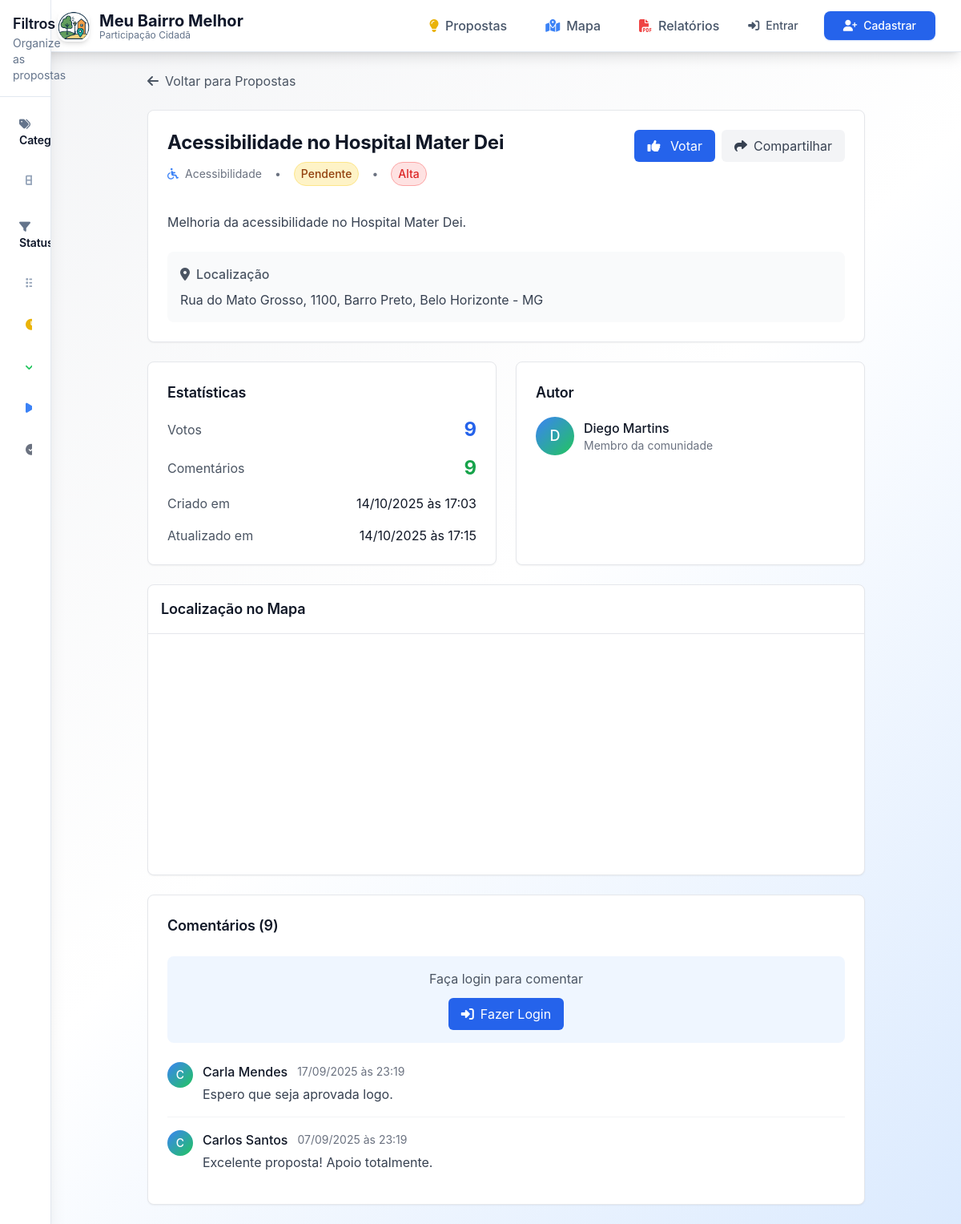
The page /proposta/39 on the database as committed earlier.
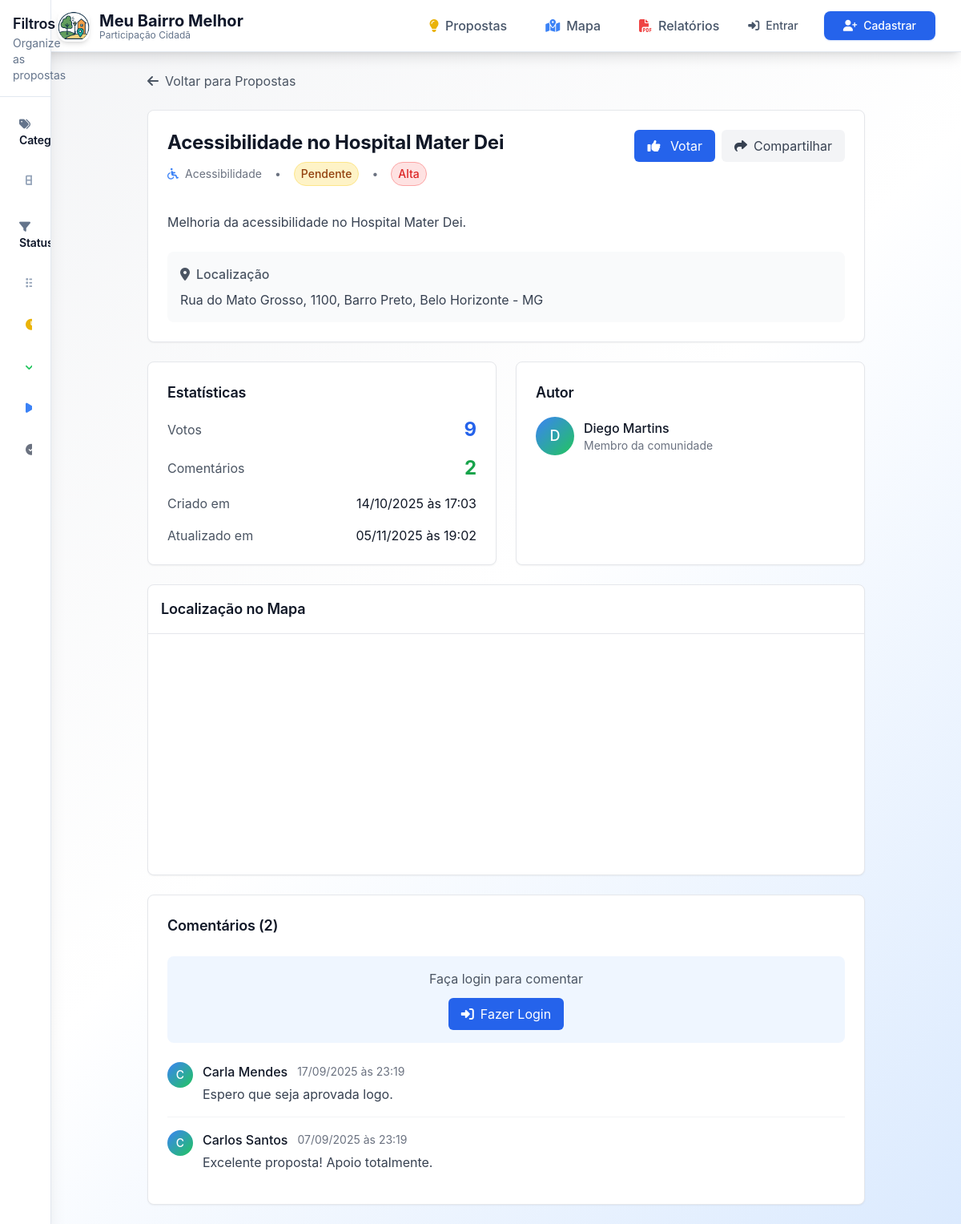
The same page on the database as committed later.
### app.py (models this page shows, shortened)
class Proposal(db.Model):
    id = db.Column(db.Integer, primary_key=True)
    title = db.Column(db.String(200), nullable=False)
    description = db.Column(db.Text, nullable=False)
    category = db.Column(db.String(50), db.ForeignKey('category.id'), nullable=False)
    latitude = db.Column(db.Float, nullable=False)
    longitude = db.Column(db.Float, nullable=False)
    address = db.Column(db.String(300), nullable=False)
    status = db.Column(db.String(20), default='pending')
    priority = db.Column(db.String(10), default='medium')
    votes_count = db.Column(db.Integer, default=0)
    comments_count = db.Column(db.Integer, default=0)
    author_id = db.Column(db.Integer, db.ForeignKey('user.id'), nullable=False)
    created_at = db.Column(db.DateTime, default=datetime.utcnow)
    updated_at = db.Column(db.DateTime, default=datetime.utcnow, onupdate=datetime.utcnow)
    author = db.relationship('User', backref='proposals')
    category_obj = db.relationship('Category', backref='proposals')

class Category(db.Model):
    id = db.Column(db.String(50), primary_key=True)
    name = db.Column(db.String(100), nullable=False)
    icon = db.Column(db.String(50))
    color = db.Column(db.String(7))

class User(UserMixin, db.Model):
    id = db.Column(db.Integer, primary_key=True)
    email = db.Column(db.String(120), unique=True, nullable=False)
    name = db.Column(db.String(100), nullable=False)
    password_hash = db.Column(db.String(128))
    created_at = db.Column(db.DateTime, default=datetime.utcnow)
    nome_completo = db.Column(db.String(200))
    cpf = db.Column(db.String(14))
    telefone = db.Column(db.String(20))
    endereco = db.Column(db.Text)
    cep = db.Column(db.String(10))
    data_nascimento = db.Column(db.Date)

class Comment(db.Model):
    id = db.Column(db.Integer, primary_key=True)
    proposal_id = db.Column(db.Integer, db.ForeignKey('proposal.id'), nullable=False)
    user_id = db.Column(db.Integer, db.ForeignKey('user.id'), nullable=False)
    content = db.Column(db.Text, nullable=False)
    created_at = db.Column(db.DateTime, default=datetime.utcnow)
    updated_at = db.Column(db.DateTime, default=datetime.utcnow, onupdate=datetime.utcnow)
    user = db.relationship('User', backref='comments', lazy='joined')
    proposal = db.relationship('Proposal', backref='comments')
    @property
    def author_name(self):
        try:
            if self.user:
                return self.user.name if self.user.name else 'Usuário Anônimo'
            return 'Usuário Anônimo'
        except Exception:
            return 'Usuário Anônimo'

### app.py (the view)
@app.route('/proposta/<int:id>')
def proposta_detalhes(id):
    proposal = Proposal.query.get_or_404(id)
    comments = Comment.query.filter_by(proposal_id=id).order_by(Comment.created_at.desc()).all()
    real_comments_count = Comment.query.filter_by(proposal_id=id).count()
    if proposal.comments_count != real_comments_count:
        proposal.comments_count = real_comments_count
        db.session.commit()
    user_voted = False
    if current_user.is_authenticated:
        vote = Vote.query.filter_by(
            proposal_id=id,
            user_id=current_user.id
        ).first()
        user_voted = vote is not None
    return render_template('proposta_detalhes.html',
                         proposal=proposal,
                         comments=comments,
                         user_voted=user_voted)

### templates/proposta_detalhes.html (shortened to what this page needs)
{% extends "base.html" %}
{% block content %}
<div class="max-w-4xl mx-auto space-y-6">
    <div>
        <a href="{{ url_for('index') }}" class="inline-flex items-center text-gray-600 hover:text-gray-900">
            <i class="fas fa-arrow-left mr-2"></i>Voltar para Propostas
        </a>
    </div>
    <div class="bg-white rounded-lg shadow-sm border border-gray-200 p-4 sm:p-6">
        <div class="flex flex-col sm:flex-row sm:items-start sm:justify-between mb-4 gap-4">
            <div class="flex-1 min-w-0">
                <h1 class="text-xl sm:text-2xl font-bold text-gray-900 mb-2 break-words">{{ proposal.title }}</h1>
                <div class="flex flex-wrap items-center gap-2 sm:gap-4 text-sm text-gray-500 mb-4">
                    <div class="flex items-center space-x-2">
                        <i class="fas fa-{{ proposal.category_obj.icon }}" style="color: {{ proposal.category_obj.color }}"></i>
                        <span>{{ proposal.category_obj.name }}</span>
                    </div>
                    <span class="hidden sm:inline">•</span>
                    <span class="status-{{ proposal.status }} px-2 py-1 rounded-full text-xs sm:text-sm">
                        {% if proposal.status == 'pending' %}Pendente
                        {% elif proposal.status == 'approved' %}Aprovado
                        {% elif proposal.status == 'in_progress' %}Em Andamento
                        {% elif proposal.status == 'completed' %}Concluído
                        {% elif proposal.status == 'rejected' %}Rejeitado
                        {% endif %}
                    </span>
                    <span class="hidden sm:inline">•</span>
                    <span class="priority-{{ proposal.priority }} px-2 py-1 rounded-full text-xs sm:text-sm">
                        {% if proposal.priority == 'low' %}Baixa
                        {% elif proposal.priority == 'medium' %}Média
                        {% elif proposal.priority == 'high' %}Alta
                        {% endif %}
                    </span>
                </div>
            </div>
            <div id="votes" class="flex items-center space-x-2 flex-shrink-0 w-full sm:w-auto">
                <button onclick="voteProposal({{ proposal.id }})"
                        id="voteButton"
                        class="flex-1 sm:flex-initial px-3 sm:px-4 py-2 rounded-md transition-colors text-sm sm:text-base {% if user_voted %}bg-green-600 hover:bg-green-700 text-white{% else %}bg-blue-600 hover:bg-blue-700 text-white{% endif %}">
                    <i class="fas fa-thumbs-up mr-2"></i>
                    <span id="voteText">{% if user_voted %}Desvotar{% else %}Votar{% endif %}</span>
                </button>
                <button onclick="shareProposal()" class="flex-1 sm:flex-initial px-3 sm:px-4 py-2 bg-gray-100 text-gray-700 rounded-md hover:bg-gray-200 transition-colors text-sm sm:text-base">
                    <i class="fas fa-share mr-2"></i><span class="hidden sm:inline">Compartilhar</span>
                </button>
            </div>
        </div>
        <div class="prose max-w-none">
            <p class="text-gray-700 leading-relaxed">{{ proposal.description }}</p>
        </div>
        <div class="mt-6 p-3 sm:p-4 bg-gray-50 rounded-lg">
            <div class="flex items-center text-gray-600 mb-2">
                <i class="fas fa-map-marker-alt mr-2"></i>
                <span class="font-medium text-sm sm:text-base">Localização</span>
            </div>
            <p class="text-gray-700 text-sm sm:text-base break-words">{{ proposal.address }}</p>
        </div>
    </div>
    <div class="grid grid-cols-1 md:grid-cols-2 gap-4 sm:gap-6">
        <div class="bg-white rounded-lg shadow-sm border border-gray-200 p-4 sm:p-6">
            <h3 class="text-base sm:text-lg font-semibold text-gray-900 mb-4">Estatísticas</h3>
            <div class="space-y-3 sm:space-y-4">
                <div class="flex items-center justify-between">
                    <span class="text-gray-600 text-sm sm:text-base">Votos</span>
                    <span class="text-xl sm:text-2xl font-bold text-blue-600" id="votesCount">{{ proposal.votes_count }}</span>
                </div>
                <div class="flex items-center justify-between">
                    <span class="text-gray-600 text-sm sm:text-base">Comentários</span>
                    <span class="text-xl sm:text-2xl font-bold text-green-600" id="commentsCount">{{ proposal.comments_count }}</span>
                </div>
                <div class="flex flex-col sm:flex-row sm:items-center sm:justify-between gap-1">
                    <span class="text-gray-600 text-sm sm:text-base">Criado em</span>
                    <span class="text-gray-900 text-sm sm:text-base">{{ proposal.created_at.strftime('%d/%m/%Y às %H:%M') }}</span>
                </div>
                <div class="flex flex-col sm:flex-row sm:items-center sm:justify-between gap-1">
                    <span class="text-gray-600 text-sm sm:text-base">Atualizado em</span>
                    <span class="text-gray-900 text-sm sm:text-base">{{ proposal.updated_at.strftime('%d/%m/%Y às %H:%M') }}</span>
                </div>
            </div>
        </div>
        <div class="bg-white rounded-lg shadow-sm border border-gray-200 p-4 sm:p-6">
            <h3 class="text-base sm:text-lg font-semibold text-gray-900 mb-4">Autor</h3>
            <div class="flex items-center space-x-3">
                <div class="w-10 h-10 sm:w-12 sm:h-12 bg-gradient-to-br from-blue-500 to-green-500 rounded-full flex items-center justify-center flex-shrink-0">
                    <span class="text-white text-base sm:text-lg font-medium">{{ proposal.author.name[0].upper() }}</span>
                </div>
                <div class="min-w-0">
                    <p class="font-medium text-gray-900 text-sm sm:text-base truncate">{{ proposal.author.name }}</p>
                    <p class="text-xs sm:text-sm text-gray-500">Membro da comunidade</p>
                </div>
            </div>
        </div>
    </div>
    <div class="bg-white rounded-lg shadow-sm border border-gray-200 overflow-hidden">
        <div class="p-3 sm:p-4 border-b border-gray-200">
            <h3 class="text-base sm:text-lg font-semibold text-gray-900">Localização no Mapa</h3>
        </div>
        <div id="proposalMap" style="height: 300px !important; min-height: 300px !important; width: 100% !important; position: relative !important; display: block !important; visibility: visible !important;"></div>
    </div>
    <div id="comments" class="bg-white rounded-lg shadow-sm border border-gray-200 p-4 sm:p-6">
        <div class="flex items-center justify-between mb-4 sm:mb-6">
            <h3 class="text-base sm:text-lg font-semibold text-gray-900">
                Comentários (<span id="commentsCountHeader">{{ proposal.comments_count }}</span>)
            </h3>
        </div>
        {% if current_user.is_authenticated %}
        <div class="mb-4 sm:mb-6 p-3 sm:p-4 bg-gray-50 rounded-lg">
            <form id="commentForm">
                <div class="mb-3">
                    <label class="block text-sm font-medium text-gray-700 mb-2">Adicionar Comentário</label>
                    <textarea id="commentContent" rows="3"
                              class="w-full px-3 py-2 border border-gray-300 rounded-md focus:outline-none focus:ring-2 focus:ring-blue-500 text-sm sm:text-base"
                              placeholder="Escreva seu comentário..."></textarea>
                </div>
                <button type="submit" class="w-full sm:w-auto px-4 py-2 bg-blue-600 text-white rounded-md hover:bg-blue-700 transition-colors text-sm sm:text-base">
                    <i class="fas fa-comment mr-2"></i>Comentar
                </button>
            </form>
        </div>
        {% else %}
        <div class="mb-4 sm:mb-6 p-3 sm:p-4 bg-blue-50 rounded-lg text-center">
            <p class="text-gray-600 mb-3 text-sm sm:text-base">Faça login para comentar</p>
            <button onclick="openLoginModal()" class="w-full sm:w-auto px-4 py-2 bg-blue-600 text-white rounded-md hover:bg-blue-700 transition-colors text-sm sm:text-base">
                <i class="fas fa-sign-in-alt mr-2"></i>Fazer Login
            </button>
        </div>
        {% endif %}
        <div id="commentsList" class="space-y-3 sm:space-y-4">
            {% for comment in comments %}
            <div class="border-b border-gray-100 pb-3 sm:pb-4 last:border-b-0">
                <div class="flex items-start space-x-2 sm:space-x-3">
                    <div class="w-8 h-8 bg-gradient-to-br from-blue-500 to-green-500 rounded-full flex items-center justify-center flex-shrink-0">
                        <span class="text-white text-xs sm:text-sm font-medium">
                            {% set author_initial = comment.author_name[0].upper() if comment.author_name and comment.author_name|length > 0 else '?' %}
                            {{ author_initial }}
                        </span>
                    </div>
                    <div class="flex-1 min-w-0">
                        <div class="flex flex-col sm:flex-row sm:items-center sm:space-x-2 mb-1 gap-1">
                            <span class="font-medium text-gray-900 text-sm sm:text-base truncate">
                                {{ comment.author_name if comment.author_name else 'Usuário Anônimo' }}
                            </span>
                            <span class="text-xs sm:text-sm text-gray-500">
                                {% if comment.created_at %}
                                    {{ comment.created_at.strftime('%d/%m/%Y às %H:%M') }}
                                {% else %}
                                    Data não disponível
                                {% endif %}
                            </span>
                        </div>
                        <p class="text-gray-700 text-sm sm:text-base break-words">
                            {{ comment.content if comment.content else 'Comentário vazio' }}
                        </p>
                    </div>
                </div>
            </div>
            {% else %}
            <div class="text-center py-8 text-gray-500">
                <i class="fas fa-comments text-4xl mb-4"></i>
                <p>Nenhum comentário ainda. Seja o primeiro a comentar!</p>
            </div>
            {% endfor %}
        </div>
    </div>
</div>
{% endblock %}

Rows that differ between the two databases and show on the page:
changed Proposal "Acessibilidade no Hospital Mater Dei": comments_count "9" → "2"; updated_at "14/10/2025 às 17:15" → "05/11/2025 às 19:02"
